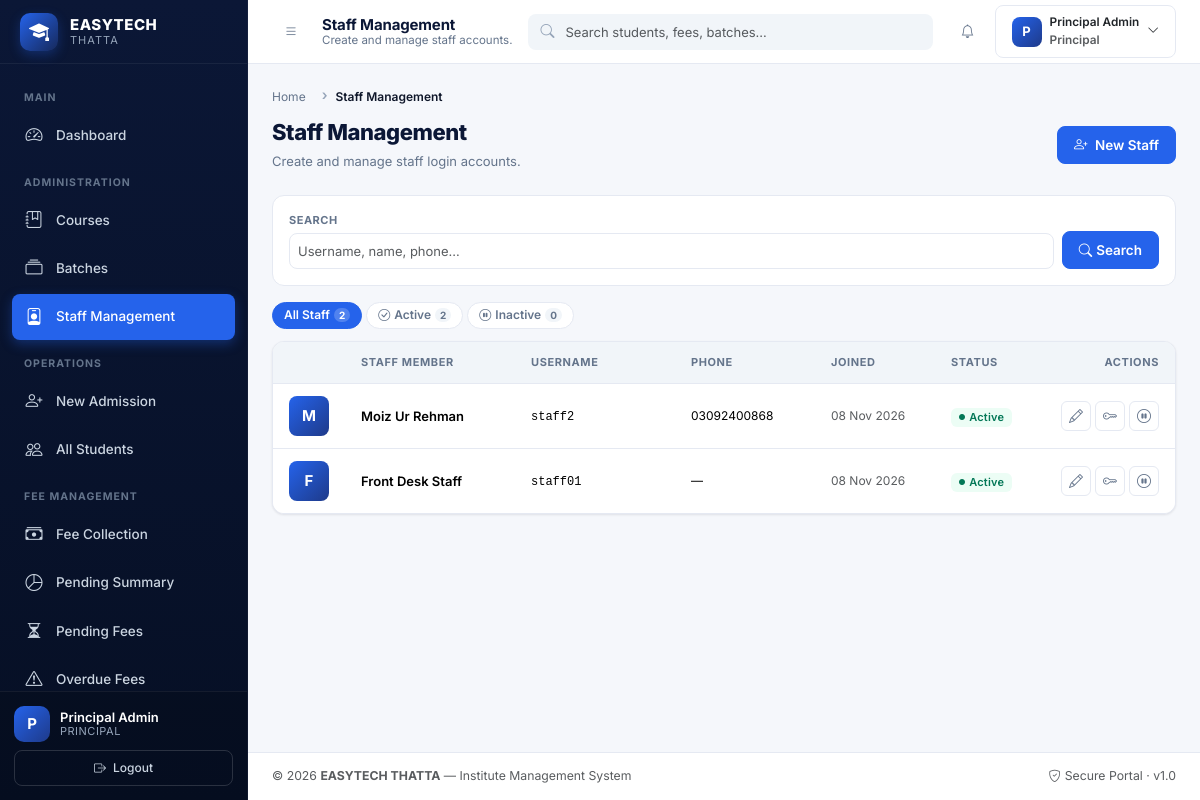
Page /staff/ (signed in) on the committed database.
### accounts/models.py (models this page shows, shortened)
class CustomUser(AbstractBaseUser, PermissionsMixin):
    ROLE_STAFF = 'staff'
    ROLE_PRINCIPAL = 'principal'
    ROLE_STUDENT = 'student'
    ROLE_CHOICES = (
        ('staff', 'Staff'),
        ('principal', 'Principal'),
        ('student', 'Student'),  # <--- YEH NAYA ROLE HAI
    )
    linked_student = models.OneToOneField(
        'students.Student',
        on_delete=models.CASCADE,
        null=True,
        blank=True,
        related_name='user_account',
        help_text="Link to the student profile if this is a student account."
    )
    username = models.CharField(
        max_length=50,
        unique=True,
        db_index=True,
        help_text="Login username (e.g., staff01, principal01).",
    )
    full_name = models.CharField(
        max_length=150,
        blank=True,
        help_text="Display name shown across the dashboard.",
    )
    phone = models.CharField(
        max_length=20,
        blank=True,
        help_text="Contact number (optional).",
    )
    role = models.CharField(
        max_length=20,
        choices=ROLE_CHOICES,
        default=ROLE_STAFF,
        db_index=True,
        help_text="Determines portal access: Staff or Principal.",
    )
    is_staff = models.BooleanField(
        default=False,
        help_text="Grants access to Django admin site.",
    )
    is_active = models.BooleanField(
        default=True,
        help_text="Inactive users cannot log in.",
    )
    date_joined = models.DateTimeField(default=timezone.now, editable=False)
    last_login = models.DateTimeField(blank=True, null=True, editable=False)
    objects = CustomUserManager()
    USERNAME_FIELD = 'username'
    REQUIRED_FIELDS = []  # createsuperuser will only prompt for username + password
    class Meta:
        ordering = ['-date_joined']
        verbose_name = 'User'
        verbose_name_plural = 'Users'
        indexes = [
            models.Index(fields=['role', 'is_active']),
        ]
    @property
    def is_principal(self) -> bool:
        return self.role == self.ROLE_PRINCIPAL
    def get_short_name(self) -> str:
        return self.full_name.split(' ')[0] if self.full_name else self.username
    def get_full_name(self) -> str:
        return self.full_name.strip() or self.username

### staff/views.py (the view)
# urls.py: path('', views.staff_list, name='list'),
@principal_required
@require_http_methods(["GET"])
def staff_list(request):
    q = (request.GET.get('q') or '').strip()
    status_filter = request.GET.get('status', 'all')
    qs = CustomUser.objects.filter(role='staff').order_by('-is_active', '-date_joined')
    if q:
        qs = qs.filter(
            Q(username__icontains=q)
            | Q(full_name__icontains=q)
            | Q(phone__icontains=q)
        )
    if status_filter == 'active':
        qs = qs.filter(is_active=True)
    elif status_filter == 'inactive':
        qs = qs.filter(is_active=False)
    total_count = CustomUser.objects.filter(role='staff').count()
    active_count = CustomUser.objects.filter(role='staff', is_active=True).count()
    inactive_count = CustomUser.objects.filter(role='staff', is_active=False).count()
    context = {
        'page_title': 'Staff Management',
        'page_subtitle': 'Create and manage staff accounts.',
        'active_menu': 'staff',
        'staff_members': qs,
        'search_query': q,
        'status_filter': status_filter,
        'total_count': total_count,
        'active_count': active_count,
        'inactive_count': inactive_count,
        'crumbs': [
            {'label': 'Home', 'url': reverse('accounts:redirect_after_login')},
            {'label': 'Staff Management'},
        ],
    }
    return render(request, 'staff/list.html', context)

### templates/staff/list.html (shortened to what this page needs)
{% extends 'base/base.html' %}
{% block content %}
{% include 'base/partials/page-header.html' with title="Staff Management" description="Create and manage staff login accounts." action_url="/staff/new/" action_label="New Staff" action_icon="person-plus" %}
<div class="filter-bar">
    <form method="get" class="d-flex gap-2 flex-grow-1" role="search">
        <div class="filter-group flex-grow-1">
            <label class="filter-label">Search</label>
            <input type="search" name="q" class="form-control"
                   placeholder="Username, name, phone…"
                   value="{{ search_query }}">
        </div>
        <div class="filter-actions align-self-end">
            <button type="submit" class="btn btn-primary">
                <i class="bi bi-search me-1"></i>Search
            </button>
        </div>
    </form>
</div>
<div class="badge-group mb-3">
    <a href="?status=all{% if search_query %}&q={{ search_query }}{% endif %}"
       class="badge-tab {% if not status_filter or status_filter == 'all' %}active{% endif %}">
        All Staff
        <span class="badge-count">{{ total_count }}</span>
    </a>
    <a href="?status=active{% if search_query %}&q={{ search_query }}{% endif %}"
       class="badge-tab {% if status_filter == 'active' %}active{% endif %}">
        <i class="bi bi-check-circle"></i>Active
        <span class="badge-count">{{ active_count }}</span>
    </a>
    <a href="?status=inactive{% if search_query %}&q={{ search_query }}{% endif %}"
       class="badge-tab {% if status_filter == 'inactive' %}active{% endif %}">
        <i class="bi bi-pause-circle"></i>Inactive
        <span class="badge-count">{{ inactive_count }}</span>
    </a>
</div>
<div class="app-card">
    <div class="app-card-body p-0">
        {% if staff_members %}
            <div class="table-responsive">
                <table class="table app-table table-hover mb-0">
                    <thead>
                        <tr>
                            <th style="width: 60px;"></th>
                            <th>Staff Member</th>
                            <th style="width: 160px;">Username</th>
                            <th style="width: 140px;">Phone</th>
                            <th style="width: 120px;">Joined</th>
                            <th style="width: 110px;">Status</th>
                            <th style="width: 130px;" class="text-end">Actions</th>
                        </tr>
                    </thead>
                    <tbody>
                        {% for s in staff_members %}
                            <tr>
                                <td>
                                    <div class="avatar avatar-md">
                                        {{ s.get_short_name|slice:":1"|upper }}
                                    </div>
                                </td>
                                <td>
                                    <div class="fw-semibold">{{ s.get_full_name }}</div>
                                </td>
                                <td><span style="font-family: monospace; font-size: 12px;">{{ s.username }}</span></td>
                                <td><span class="text-small">{{ s.phone|default:"—" }}</span></td>
                                <td><span class="text-small text-muted">{{ s.date_joined|date:"d M Y" }}</span></td>
                                <td>
                                    {% if s.is_active %}
                                        <span class="badge-status badge-success">
                                            <i class="bi bi-circle-fill" style="font-size: 6px;"></i> Active
                                        </span>
                                    {% else %}
                                        <span class="badge-status badge-muted">
                                            <i class="bi bi-circle" style="font-size: 6px;"></i> Inactive
                                        </span>
                                    {% endif %}
                                </td>
                                <td class="text-end">
                                    <div class="row-actions d-inline-flex">
                                        <a href="{% url 'staff:edit' s.pk %}" class="btn btn-icon-sm" title="Edit">
                                            <i class="bi bi-pencil"></i>
                                        </a>
                                        <a href="{% url 'staff:password_reset' s.pk %}" class="btn btn-icon-sm" title="Reset Password">
                                            <i class="bi bi-key"></i>
                                        </a>
                                        <form method="post" action="{% url 'staff:toggle' s.pk %}" class="d-inline">
                                            <button type="submit"
                                                    class="btn btn-icon-sm {% if s.is_active %}btn-icon-danger{% endif %}"
                                                    title="{% if s.is_active %}Deactivate{% else %}Activate{% endif %}"
                                                    onclick="return confirm('{% if s.is_active %}Deactivate{% else %}Activate{% endif %} this staff account?');">
                                                <i class="bi bi-{% if s.is_active %}pause-circle{% else %}play-circle{% endif %}"></i>
                                            </button>
                                        </form>
                                    </div>
                                </td>
                            </tr>
                        {% endfor %}
                    </tbody>
                </table>
            </div>
        {% else %}
            {% url 'staff:create' as new_staff_url %}
        {% endif %}
    </div>
</div>
{% endblock %}

### templates/base/partials/sidebar.html (shortened to what this page needs)
{% load static %}
<aside class="app-sidebar" id="appSidebar" aria-label="Sidebar navigation">
    <div class="sidebar-brand">
        <div class="sidebar-brand-icon">
            <i class="bi bi-mortarboard-fill"></i>
        </div>
        <div class="sidebar-brand-text">
            <span class="brand-name">EASYTECH</span>
            <span class="brand-sub">Thatta</span>
        </div>
    </div>
    <nav class="sidebar-nav">
        <div class="nav-section">Main</div>
                {% if request.user.role == 'student' %}
            <div class="nav-section">My Portal</div>
            <a href="{% url 'dashboard:student' %}"
               class="nav-link {% if active_menu == 'dashboard' %}active{% endif %}">
                <i class="bi bi-speedometer2"></i>
                <span>My Dashboard</span>
            </a>
            <a href="{% url 'dashboard:student_profile' %}"
               class="nav-link {% if active_menu == 'profile' %}active{% endif %}">
                <i class="bi bi-person-vcard"></i>
                <span>My Profile</span>
            </a>
            <a href="{% url 'dashboard:student_ledger' %}"
               class="nav-link {% if active_menu == 'ledger' %}active{% endif %}">
                <i class="bi bi-receipt"></i>
                <span>My Fee Ledger</span>
            </a>
            <a href="{% url 'dashboard:student_print' %}" target="_blank"
               class="nav-link">
                <i class="bi bi-printer"></i>
                <span>Print Admission Form</span>
            </a>
        {% elif request.user.is_principal %}
            <a href="{% url 'dashboard:principal' %}"
               class="nav-link {% if active_menu == 'dashboard' %}active{% endif %}">
                <i class="bi bi-speedometer2"></i>
                <span>Dashboard</span>
            </a>
            <div class="nav-section">Administration</div>
            <a href="{% url 'courses:list' %}"
               class="nav-link {% if active_menu == 'courses' %}active{% endif %}">
                <i class="bi bi-journal-bookmark"></i>
                <span>Courses</span>
            </a>
            <a href="{% url 'batches:list' %}"
               class="nav-link {% if active_menu == 'batches' %}active{% endif %}">
                <i class="bi bi-collection"></i>
                <span>Batches</span>
            </a>
            <a href="{% url 'staff:list' %}"
               class="nav-link {% if active_menu == 'staff' %}active{% endif %}">
                <i class="bi bi-person-badge"></i>
                <span>Staff Management</span>
            </a>
            <div class="nav-section">Operations</div>
            <a href="{% url 'students:create' %}"
               class="nav-link {% if active_menu == 'new_admission' %}active{% endif %}">
                <i class="bi bi-person-plus"></i>
                <span>New Admission</span>
            </a>
            <a href="{% url 'students:list' %}"
               class="nav-link {% if active_menu == 'students' %}active{% endif %}">
                <i class="bi bi-people"></i>
                <span>All Students</span>
            </a>
            <div class="nav-section">Fee Management</div>
            <a href="{% url 'fees:collection_dashboard' %}"
               class="nav-link {% if active_menu == 'fee_collection' %}active{% endif %}">
                <i class="bi bi-cash-stack"></i>
                <span>Fee Collection</span>
            </a>
            <a href="{% url 'fees:pending_summary' %}"
               class="nav-link {% if active_menu == 'pending_summary' %}active{% endif %}">
                <i class="bi bi-pie-chart"></i>
                <span>Pending Summary</span>
            </a>
            <a href="{% url 'fees:pending_fees' %}"
               class="nav-link {% if active_menu == 'pending_fees' %}active{% endif %}">
                <i class="bi bi-hourglass-split"></i>
                <span>Pending Fees</span>
            </a>
            <a href="{% url 'fees:overdue_fees' %}"
               class="nav-link {% if active_menu == 'overdue_fees' %}active{% endif %}">
                <i class="bi bi-exclamation-triangle"></i>
                <span>Overdue Fees</span>
            </a>
        {% endif %}
    </nav>
    <div class="sidebar-footer">
        <div class="sidebar-user">
            <div class="user-avatar">
                {{ request.user.get_short_name|slice:":1"|upper }}
            </div>
            <div class="user-info">
                <span class="user-name">{{ request.user.get_full_name }}</span>
                <span class="user-role">{{ request.user.get_role_display }}</span>
            </div>
        </div>
        <form method="post" action="{% url 'accounts:logout' %}" class="mt-2">
            <button type="submit" class="btn btn-sm btn-outline-light w-100">
                <i class="bi bi-box-arrow-right me-1"></i> Logout
            </button>
        </form>
    </div>
</aside>

### templates/base/partials/navbar.html (shortened to what this page needs)
<header class="app-navbar" role="banner">
    <div class="navbar-left">
        <button class="btn btn-icon" id="sidebarToggle" type="button" aria-label="Toggle sidebar">
            <i class="bi bi-list"></i>
        </button>
        <div class="navbar-title-wrap">
            <h1 class="navbar-title">{{ page_title|default:"Dashboard" }}</h1>
            {% if page_subtitle %}
                <p class="navbar-subtitle">{{ page_subtitle }}</p>
            {% endif %}
        </div>
    </div>
    {% include 'base/partials/search.html' %}
    <div class="navbar-right">
        {% include 'base/partials/notifications.html' %}
        <div class="dropdown">
            <button class="btn btn-profile d-flex align-items-center gap-2"
                    type="button"
                    data-bs-toggle="dropdown"
                    aria-expanded="false">
                <span class="user-avatar-sm">
                    {{ request.user.get_short_name|slice:":1"|upper }}
                </span>
                <span class="d-none d-md-inline text-start">
                    <span class="d-block small fw-semibold">{{ request.user.get_full_name }}</span>
                    <span class="d-block small text-muted">{{ request.user.get_role_display }}</span>
                </span>
                <i class="bi bi-chevron-down small"></i>
            </button>
        </div>
    </div>
</header>

### rows in the picture
CustomUser: user.get_short_name "P", user.get_full_name "Principal Admin", user.role "PRINCIPAL", user.role "Principal"
CustomUser: get_short_name "M", get_full_name "Moiz Ur Rehman", username "staff2", phone "03092400868", date_joined "08 Nov 2026", is_active True (drawn)
CustomUser: get_short_name "F", get_full_name "Front Desk Staff", username "staff01", phone "—", date_joined "08 Nov 2026", is_active True (drawn)

### other values in the picture
{{ page_title|default:"Dashboard" }} "Staff Management"
{{ page_subtitle }} "Create and manage staff accounts."
{{ crumb.label }} "Home"
{{ crumb.label }} "Staff Management"
{{ title|default:"Untitled Page" }} "Staff Management"
{{ description }} "Create and manage staff login accounts."
{{ action_label|default:"New" }} "New Staff"
{{ total_count }} "2"
{{ active_count }} "2"
{{ inactive_count }} "0"
